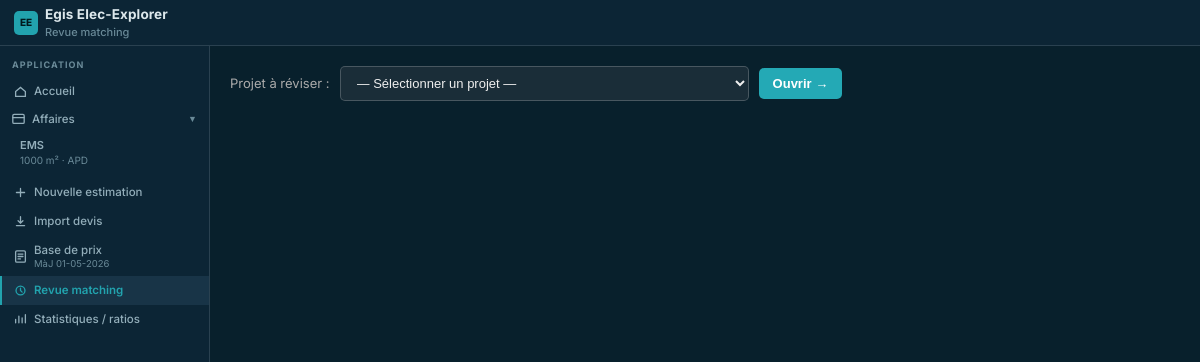
Before: /matching with the older database file.
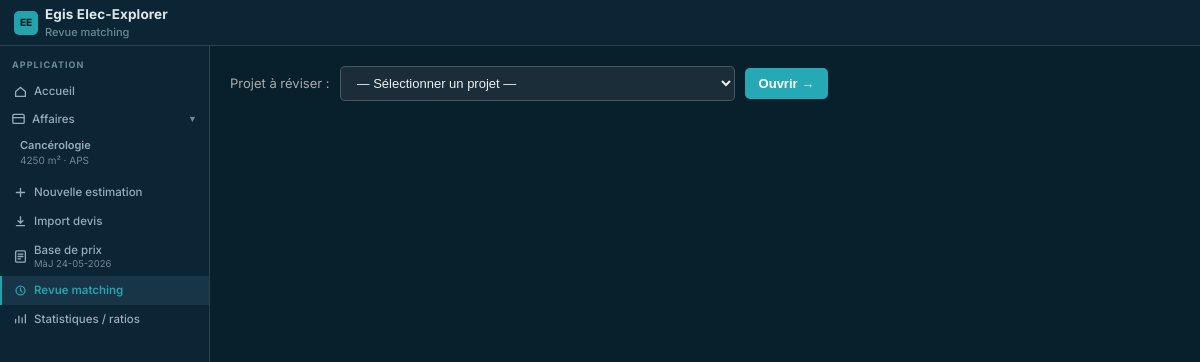
After: the same page with the newer database file.
### tables this page shows
CREATE TABLE affaires (
                id                  INTEGER PRIMARY KEY AUTOINCREMENT,
                name                TEXT NOT NULL,
                client              TEXT,
                adresse             TEXT,
                date_creation       DATE DEFAULT CURRENT_DATE,
                surface_sdo         REAL NOT NULL DEFAULT 1000.0,
                category_id         INTEGER REFERENCES building_categories(id),
                coef_complexity_cfo REAL NOT NULL DEFAULT 1.0,
                coef_complexity_cfa REAL NOT NULL DEFAULT 1.0,
                coef_complexity_pv  REAL NOT NULL DEFAULT 1.0,
                coef_risque         REAL NOT NULL DEFAULT 0.0,
                taux_marge          REAL NOT NULL DEFAULT 0.0,
                statut              TEXT NOT NULL DEFAULT 'brouillon'
                    CHECK (statut IN ('brouillon', 'en_cours', 'finalise', 'archive')),
                notes               TEXT,
                created_at          DATETIME DEFAULT CURRENT_TIMESTAMP,
                updated_at          DATETIME DEFAULT CURRENT_TIMESTAMP
            , kva_cible        REAL DEFAULT 800.0, phase_etude       TEXT DEFAULT 'APD', taux_incertitude  REAL DEFAULT 0.0, taux_phase        REAL DEFAULT 3.0, total_estime_ht REAL, puissance_pv_kwc REAL DEFAULT 100.0, pv_system_type TEXT DEFAULT 'toiture', estimation_initialized_at DATETIME, ratio_global_cfo_m2 REAL, ratio_global_cfa_m2 REAL, ratio_global_pv_kwc REAL);

### app.py (the view)
@app.route('/matching')
@app.route('/matching/<int:project_id>')
def matching_view(project_id=None):
    projects   = models.get_projects_list()
    categories = models.get_categories()
    project    = None
    if project_id:
        conn = models.get_db()
        row = conn.execute("SELECT * FROM projects WHERE id=?", (project_id,)).fetchone()
        conn.close()
        project = dict(row) if row else None
    return render_template('matching_view.html',
                           projects=projects,
                           categories=categories,
                           project=project,
                           project_id=project_id,
                           today=date.today().isoformat())

### app.py (called while the page is built)
@app.context_processor
def inject_global_nav():
    return {
        'nav_affaires': models.get_affaires(),
        'base_price_last_updated': models.get_base_price_last_updated(),
    }

### models.py (called while the page is built)
def get_db():
    conn = sqlite3.connect(DB_PATH)
    conn.row_factory = sqlite3.Row
    conn.execute("PRAGMA foreign_keys = ON")
    return conn

def get_base_price_last_updated() -> str | None:
    conn = get_db()
    try:
        row = conn.execute("""
            SELECT MAX(dt) FROM (
                SELECT MAX(last_updated) AS dt
                FROM dpgf_articles
                WHERE COALESCE(is_hidden, 0) = 0
                  AND last_updated IS NOT NULL
                UNION ALL
                SELECT MAX(date(created_at)) AS dt
                FROM ratio_overrides
                WHERE created_at IS NOT NULL
            )
        """).fetchone()
        raw = row[0] if row else None
        if not raw:
            return None
        s = str(raw)[:10]
        parts = s.split('-')
        if len(parts) == 3:
            return f"{parts[2]}-{parts[1]}-{parts[0]}"
        return s
    finally:
        conn.close()

### templates/matching_view.html (shortened to what this page needs)
{% extends 'base.html' %}
{% block page_subtitle %}Revue matching{% endblock %}
{% block body_class %} matching-page{% endblock %}
{% block content %}
<div class="mv-page">
  {% if not project_id %}
  <div class="mv-project-selector">
    <label style="color:#aaa;font-size:13px">Projet à réviser :</label>
    <select id="sel-project">
      <option value="">— Sélectionner un projet —</option>
    </select>
    <button class="btn-go" onclick="goProject()">Ouvrir →</button>
  </div>
  {% endif %}
</div>
{% endblock %}

### templates/_app_sidebar.html
{% set ep = request.endpoint or '' %}
{% set va = request.view_args or {} %}
{% set cur_affaire_id = current_affaire_id|default(va.get('affaire_id')) %}
<div class="sidebar app-sidebar">
  <div class="sb-sec">
    <div class="sb-lbl">Application</div>
    <a class="sb-nav {% if ep == 'index' %}on{% endif %}" href="{{ url_for('index') }}">
      <svg width="13" height="13" viewBox="0 0 16 16" fill="none" stroke="currentColor" stroke-width="1.6" stroke-linecap="round"><path d="M2 8l6-5 6 5v6H2V8z"/></svg>
      Accueil
    </a>
    <button type="button" class="sb-nav sb-nav-toggle {% if ep in ['index', 'affaire_estimation', 'affaire_edit', 'affaire_view', 'affaire_new'] or cur_affaire_id %}on{% endif %}"
            id="nav-affaires-toggle" aria-expanded="true" aria-controls="nav-affaires-list">
      <svg width="13" height="13" viewBox="0 0 16 16" fill="none" stroke="currentColor" stroke-width="1.6" stroke-linecap="round"><rect x="1" y="3" width="14" height="11" rx="1.5"/><path d="M1 7h14"/></svg>
      <span class="sb-nav-toggle-label">Affaires</span>
      <span class="sb-chevron" id="nav-affaires-chevron">▼</span>
    </button>
    <div class="sb-affaires-list" id="nav-affaires-list">
      {% for a in nav_affaires %}
      <a class="aff-item {% if cur_affaire_id == a.id %}on{% endif %}"
         href="{{ url_for('affaire_estimation', affaire_id=a.id) }}">
        <div class="aff-name">{{ a.name }}</div>
        <div class="aff-meta">{{ a.surface_sdo | int }} m² · {{ a.phase_etude or '—' }}</div>
      </a>
      {% else %}
      <div class="sb-empty-hint">Aucune affaire</div>
      {% endfor %}
    </div>
    <a class="sb-nav {% if ep == 'affaire_new' and not edit_mode|default(false) %}on{% endif %}"
       href="{{ url_for('affaire_new') }}">
      <svg width="13" height="13" viewBox="0 0 16 16" fill="none" stroke="currentColor" stroke-width="1.6" stroke-linecap="round"><path d="M8 3v10M3 8h10"/></svg>
      Nouvelle estimation
    </a>
    <a class="sb-nav {% if ep in ['import_page', 'import_upload', 'import_result'] %}on{% endif %}"
       href="{{ url_for('import_page') }}">
      <svg width="13" height="13" viewBox="0 0 16 16" fill="none" stroke="currentColor" stroke-width="1.6" stroke-linecap="round"><path d="M8 2v8M5 7l3 3 3-3M3 13h10"/></svg>
      Import devis
    </a>
    <a class="sb-nav {% if ep == 'bibliotheque' %}on{% endif %}"
       href="{{ url_for('bibliotheque') }}">
      <svg width="13" height="13" viewBox="0 0 16 16" fill="none" stroke="currentColor" stroke-width="1.6" stroke-linecap="round"><rect x="2" y="1" width="12" height="14" rx="1.5"/><path d="M5 5h6M5 8h6M5 11h3"/></svg>
      <span class="sb-nav-text-col">
        <span>Base de prix</span>
        {% if base_price_last_updated %}
        <span class="sb-nav-sub">MàJ {{ base_price_last_updated }}</span>
        {% endif %}
      </span>
    </a>
    <a class="sb-nav {% if ep == 'matching_view' %}on{% endif %}"
       href="{{ url_for('matching_view') }}">
      <svg width="13" height="13" viewBox="0 0 16 16" fill="none" stroke="currentColor" stroke-width="1.6" stroke-linecap="round"><circle cx="8" cy="8" r="5.5"/><path d="M8 5v3l2 2"/></svg>
      Revue matching
    </a>
    <a class="sb-nav {% if ep == 'statistiques_page' %}on{% endif %}"
       href="{{ url_for('statistiques_page') }}">
      <svg width="13" height="13" viewBox="0 0 16 16" fill="none" stroke="currentColor" stroke-width="1.6" stroke-linecap="round"><path d="M2 12V8M6 12V4M10 12V6M14 12V2"/></svg>
      Statistiques / ratios
    </a>
  </div>
</div>

Changed rows visible on the page:
removed affaires: name "EMS", surface_sdo "1000", phase_etude "APD"
added affaires: name "Cancérologie", surface_sdo "4250", phase_etude "APS"
Other visible differences:
{{ base_price_last_updated }}: "01-05-2026" → "24-05-2026"
